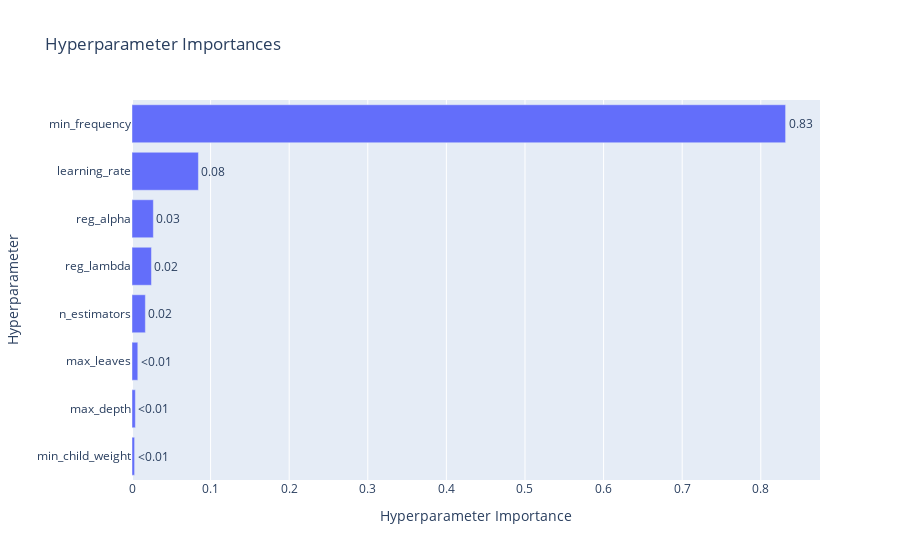

The code cell stored with this chart in its notebook:
### Markdown cell above
Teniendo en cuenta que el gráfico de coordenadas paralelas muestra cómo los diferentes hiperparámetros influyen en el valor objetivo (MAE en este caso), y que cada línea representa un conjunto de hiperparámetros evaluado durante la optimización (líneas oscuras representan mejores desempeños, con valores objetivos de MAE más bajos), se destacan las siguientes tendencias:

- `learning rate`: valores cercanos a 0.08 producen mejores desempeños para el modelo. Esto genera que el modelo ajusta los pesos de manera más agresiva, reduciendo el error rápidamente, pero pudiendo producir pérdidas en precisión y una menor estabilidad en cuanto a los patrones aprendidos.

- `n_estimators`, `max_depth`, `max_leaves` y `min_child_weight`: estas variables no llegan a ser del todo determinantes, ya que con diferentes valores dentro de cada rango de búsqueda se pueden obtener buenos desempeños del modelo.

- `reg_alpha` y `reg_lambda`: valores entre 0.6 y 0.8, y entorno a 0.2 o 0.8 generan los mejores resultados, respectivamente. Esto indica que en general los modelos más penalizados (que empujan a más coeficientes a ser cero) tienen un mejor desempeño.

- `min_frequency`: valores cercanos a 0.1 e incluso menores son los que producen mejores desempeños para el modelo. Esto implica que incluso categorías que tienen poca representación serán diferenciadas, aumentando así la dimensionalidad de los datos. De esta forma, por un parte se captura información de eventos poco frecuentes (algo beneficioso si aportan valor predictivo), pero por otra aumenta la complejidad computacional y sobre todo el riesgo de sobreajuste, generando que el modelo puede no generalizar bien.

### Code cell
# 3. Gráfico de importancia de hiperparámetros

fig = optuna.visualization.plot_param_importances(study_prun)
fig.show()

### Figure 1 — Plotly figure (JSON) as saved in the notebook; plotly's stock layout.template omitted (floating-point values rounded to 4 significant figures)
{"data": [{"cliponaxis": false, "hovertemplate": ["min_child_weight (IntDistribution): 0.0033044843204039216<extra></extra>", "max_depth (IntDistribution): 0.004274396731563971<extra></extra>", "max_leaves (IntDistribution): 0.007383493682235013<extra></extra>", "n_estimators (IntDistribution): 0.017013094060771568<extra></extra>", "reg_lambda (FloatDistribution): 0.024759461461631934<extra></extra>", "reg_alpha (FloatDistribution): 0.02718016388869172<extra></extra>", "learning_rate (FloatDistribution): 0.08450483974844694<extra></extra>", "min_frequency (FloatDistribution): 0.831580066106255<extra></extra>"], "name": "Objective Value", "orientation": "h", "text": ["<0.01", "<0.01", "<0.01", "0.02", "0.02", "0.03", "0.08", "0.83"], "textposition": "outside", "type": "bar", "x": [0.003304, 0.004274, 0.007383, 0.01701, 0.02476, 0.02718, 0.0845, 0.8316], "y": ["min_child_weight", "max_depth", "max_leaves", "n_estimators", "reg_lambda", "reg_alpha", "learning_rate", "min_frequency"]}], "layout": {"title": {"text": "Hyperparameter Importances"}, "xaxis": {"title": {"text": "Hyperparameter Importance"}}, "yaxis": {"title": {"text": "Hyperparameter"}}}}
